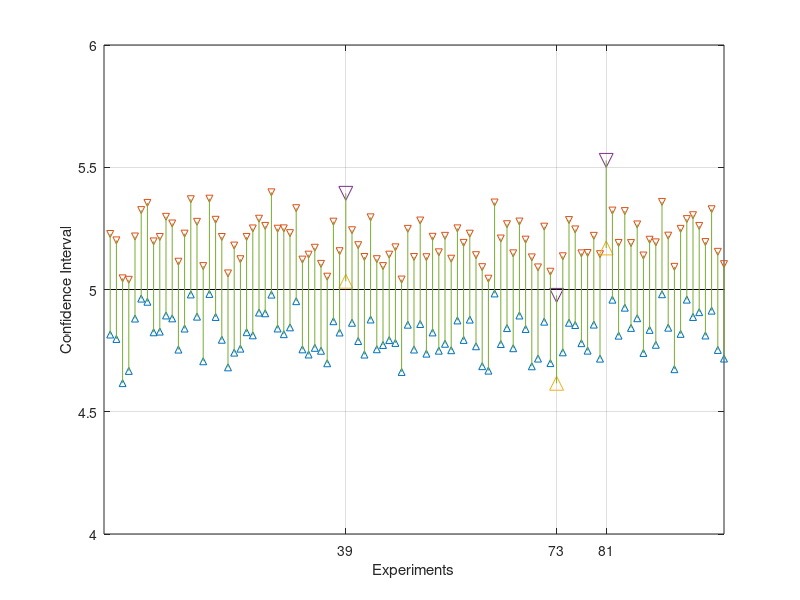

The MATLAB script that drew this image:
clear all
clc
close all

N = 1e5;

trueMean = 5;

noise = randn(1,N);

population = trueMean + noise;
populationMean = mean(population);
populationStd = std(population);

n = 100;

scale = 1.959964;

confInterval = zeros(100, 2);

count = 0;

runs = 1e4;

outIdx = [];

for kk = 1:runs
    
    idx = randi([1 N], 1, n);
    
    sample = population(idx);
    sampleMean = mean(sample);
    sampleStd = std(sample);
    
    marginError = scale * sampleStd/sqrt(n);
    
    confInterval(kk, :) = [sampleMean-marginError sampleMean+marginError];
    
    if (confInterval(kk,1) < populationMean && confInterval(kk,2) > populationMean)
        count = count + 1;
    else
        outIdx = [outIdx kk];
    end
    
end

probability = count/runs*100;

sprintf('The probability that the sample mean falls between an error margin is %0.2f%%', probability)

% Plot
cIndex = 1:runs;
tempIdx = ismember(cIndex, outIdx);

figure
plot(cIndex, ones(1,length(cIndex))*trueMean, 'k-', 'markersize', 5)                % plot the mean
hold on;
plot(cIndex(~tempIdx), confInterval(~tempIdx, 1), '^', 'markersize', 5)             % plot lower CI boundary
plot(cIndex(~tempIdx), confInterval(~tempIdx, 2), 'v', 'markersize', 5)             % plot upper CI boundary
hold on;
plot(cIndex(tempIdx), confInterval(tempIdx, 1), '^', 'markersize', 10)              % plot lower CI boundary
plot(cIndex(tempIdx), confInterval(tempIdx, 2), 'v', 'markersize', 10)              % plot upper CI boundary
hold on;

for I = 1:100                                                                       % connect first 100 upper and lower bound with a line
line([I I],[confInterval(I, 1) confInterval(I, 2)])
hold on;
end;

grid
axis([0 100 trueMean-1 trueMean+1])
xlabel('Experiments')
ylabel('Confidence Interval')
set(gca, 'XTick', outIdx)

